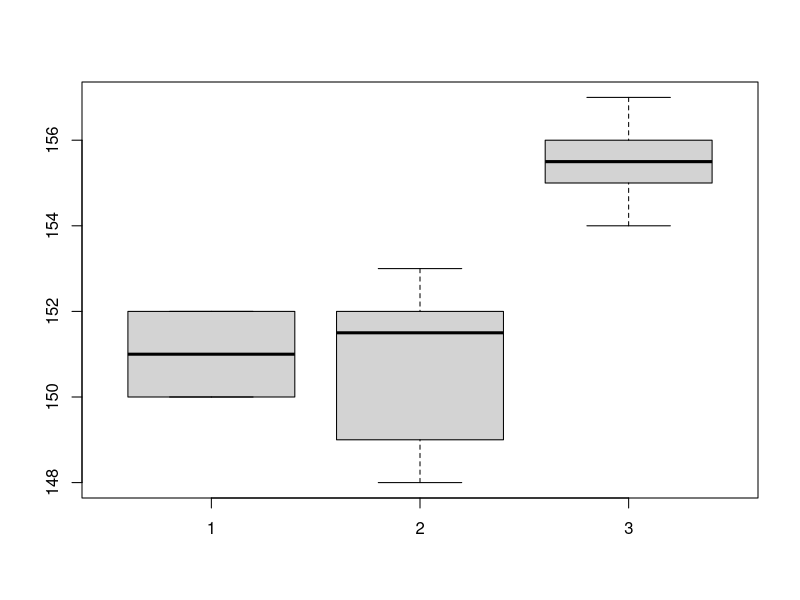

Write R code to recreate this figure.
#ANOVA
 

#Preparing the data in a dataframe
mc1 <- c(150,151,152,152,151,150)
mc2 <- c(153,152,148,151,149,152)
mc3 <- c(156,154,155,156,157,155)

volume <- c(mc1,mc2,mc3)
machine <- rep(c('machine1','machine2', 'machine3'), times =c(length(mc1),length(mc2), length(mc3)))

vol.final <- data.frame(volume,machine)

vol.final


#Perform ANOVA

data_aov <-  aov(data= vol.final, formula = volume~machine)
summary(data_aov)


# P value is very low and hence we reject H0. Hence a significant difference in one of these machines

#visualize

boxplot(mc1, mc2, mc3)


#TukeyHSD to determine which of the machines is different!

TukeyHSD(x= data_aov)
# we see with the p value that machine 3 is significantly different from the other 2.

